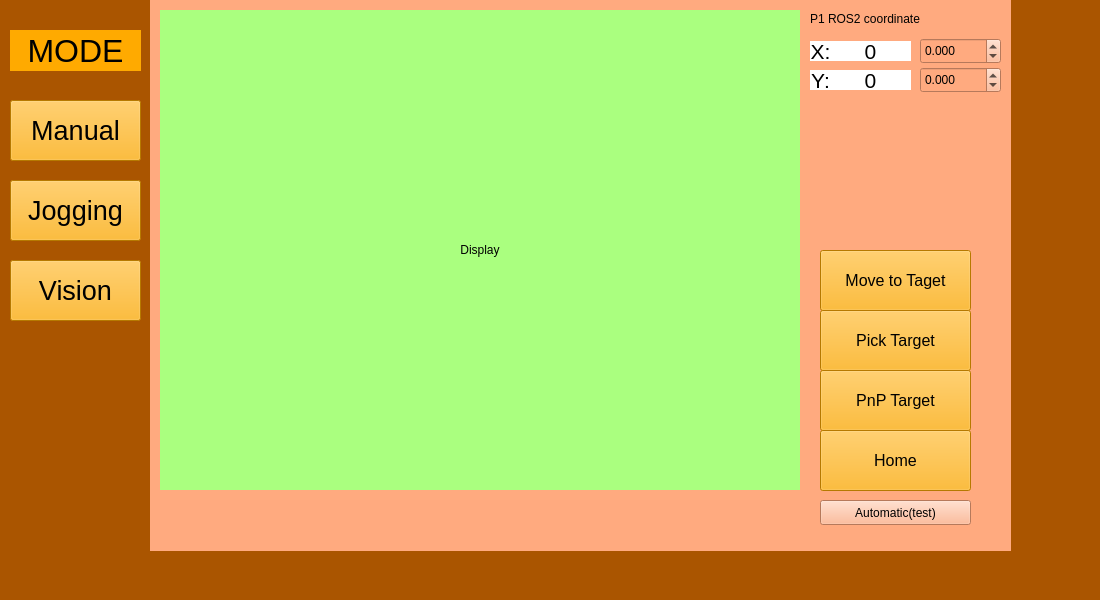
<?xml version="1.0" encoding="UTF-8"?>
<ui version="4.0">
 <class>MainWindow</class>
 <widget class="QMainWindow" name="MainWindow">
  <property name="geometry">
   <rect>
    <x>0</x>
    <y>0</y>
    <width>1100</width>
    <height>600</height>
   </rect>
  </property>
  <property name="windowTitle">
   <string>MainWindow</string>
  </property>
  <property name="styleSheet">
   <string notr="true">background-color: rgb(170, 85, 0);</string>
  </property>
  <widget class="QWidget" name="centralwidget">
   <widget class="QStackedWidget" name="stackedWidget">
    <property name="geometry">
     <rect>
      <x>150</x>
      <y>0</y>
      <width>861</width>
      <height>551</height>
     </rect>
    </property>
    <property name="styleSheet">
     <string notr="true">background-color: rgb(255, 170, 127);</string>
    </property>
    <property name="currentIndex">
     <number>1</number>
    </property>
    <widget class="QWidget" name="manpage">
     <widget class="QSlider" name="horizontalSlider_2">
      <property name="geometry">
       <rect>
        <x>70</x>
        <y>240</y>
        <width>271</width>
        <height>31</height>
       </rect>
      </property>
      <property name="cursor">
       <cursorShape>PointingHandCursor</cursorShape>
      </property>
      <property name="mouseTracking">
       <bool>false</bool>
      </property>
      <property name="tabletTracking">
       <bool>false</bool>
      </property>
      <property name="styleSheet">
       <string notr="true">background-color: rgb(255, 170, 0);</string>
      </property>
      <property name="maximum">
       <number>150</number>
      </property>
      <property name="orientation">
       <enum>Qt::Horizontal</enum>
      </property>
     </widget>
     <widget class="QPushButton" name="home_bottom">
      <property name="geometry">
       <rect>
        <x>460</x>
        <y>170</y>
        <width>111</width>
        <height>61</height>
       </rect>
      </property>
      <property name="font">
       <font>
        <pointsize>12</pointsize>
       </font>
      </property>
      <property name="styleSheet">
       <string notr="true">background-color: rgb(255, 170, 0);</string>
      </property>
      <property name="text">
       <string>Home</string>
      </property>
     </widget>
     <widget class="QLabel" name="Z_core">
      <property name="geometry">
       <rect>
        <x>160</x>
        <y>300</y>
        <width>101</width>
        <height>41</height>
       </rect>
      </property>
      <property name="font">
       <font>
        <pointsize>24</pointsize>
       </font>
      </property>
      <property name="styleSheet">
       <string notr="true">background-color: rgb(255, 170, 0);</string>
      </property>
      <property name="text">
       <string>0</string>
      </property>
      <property name="alignment">
       <set>Qt::AlignCenter</set>
      </property>
     </widget>
     <widget class="QSlider" name="horizontalSlider_3">
      <property name="geometry">
       <rect>
        <x>70</x>
        <y>350</y>
        <width>271</width>
        <height>31</height>
       </rect>
      </property>
      <property name="cursor">
       <cursorShape>PointingHandCursor</cursorShape>
      </property>
      <property name="mouseTracking">
       <bool>false</bool>
      </property>
      <property name="tabletTracking">
       <bool>false</bool>
      </property>
      <property name="styleSheet">
       <string notr="true">background-color: rgb(255, 170, 0);</string>
      </property>
      <property name="maximum">
       <number>120</number>
      </property>
      <property name="orientation">
       <enum>Qt::Horizontal</enum>
      </property>
     </widget>
     <widget class="QPushButton" name="start_bottom">
      <property name="geometry">
       <rect>
        <x>460</x>
        <y>240</y>
        <width>111</width>
        <height>61</height>
       </rect>
      </property>
      <property name="font">
       <font>
        <pointsize>12</pointsize>
       </font>
      </property>
      <property name="styleSheet">
       <string notr="true">background-color: rgb(255, 170, 0);</string>
      </property>
      <property name="text">
       <string>Start</string>
      </property>
     </widget>
     <widget class="QLabel" name="label">
      <property name="geometry">
       <rect>
        <x>80</x>
        <y>300</y>
        <width>41</width>
        <height>41</height>
       </rect>
      </property>
      <property name="font">
       <font>
        <pointsize>14</pointsize>
       </font>
      </property>
      <property name="layoutDirection">
       <enum>Qt::LeftToRight</enum>
      </property>
      <property name="styleSheet">
       <string notr="true">background-color: rgb(255, 170, 0);</string>
      </property>
      <property name="text">
       <string>Z -</string>
      </property>
      <property name="alignment">
       <set>Qt::AlignCenter</set>
      </property>
     </widget>
     <widget class="QLabel" name="label_4">
      <property name="geometry">
       <rect>
        <x>300</x>
        <y>190</y>
        <width>41</width>
        <height>41</height>
       </rect>
      </property>
      <property name="font">
       <font>
        <pointsize>14</pointsize>
       </font>
      </property>
      <property name="layoutDirection">
       <enum>Qt::LeftToRight</enum>
      </property>
      <property name="styleSheet">
       <string notr="true">background-color: rgb(255, 170, 0);</string>
      </property>
      <property name="text">
       <string>Y +</string>
      </property>
      <property name="alignment">
       <set>Qt::AlignCenter</set>
      </property>
     </widget>
     <widget class="QLabel" name="label_5">
      <property name="geometry">
       <rect>
        <x>300</x>
        <y>300</y>
        <width>41</width>
        <height>41</height>
       </rect>
      </property>
      <property name="font">
       <font>
        <pointsize>14</pointsize>
       </font>
      </property>
      <property name="layoutDirection">
       <enum>Qt::LeftToRight</enum>
      </property>
      <property name="styleSheet">
       <string notr="true">background-color: rgb(255, 170, 0);</string>
      </property>
      <property name="text">
       <string>Z +</string>
      </property>
      <property name="alignment">
       <set>Qt::AlignCenter</set>
      </property>
     </widget>
     <widget class="QLabel" name="X_core">
      <property name="geometry">
       <rect>
        <x>160</x>
        <y>80</y>
        <width>101</width>
        <height>41</height>
       </rect>
      </property>
      <property name="font">
       <font>
        <pointsize>24</pointsize>
       </font>
      </property>
      <property name="styleSheet">
       <string notr="true">background-color: rgb(255, 170, 0);</string>
      </property>
      <property name="text">
       <string>0</string>
      </property>
      <property name="alignment">
       <set>Qt::AlignCenter</set>
      </property>
     </widget>
     <widget class="QLabel" name="label_3">
      <property name="geometry">
       <rect>
        <x>80</x>
        <y>80</y>
        <width>41</width>
        <height>41</height>
       </rect>
      </property>
      <property name="font">
       <font>
        <pointsize>14</pointsize>
       </font>
      </property>
      <property name="layoutDirection">
       <enum>Qt::LeftToRight</enum>
      </property>
      <property name="styleSheet">
       <string notr="true">background-color: rgb(255, 170, 0);</string>
      </property>
      <property name="text">
       <string>X -</string>
      </property>
      <property name="alignment">
       <set>Qt::AlignCenter</set>
      </property>
     </widget>
     <widget class="QLabel" name="Y_core">
      <property name="geometry">
       <rect>
        <x>160</x>
        <y>190</y>
        <width>101</width>
        <height>41</height>
       </rect>
      </property>
      <property name="font">
       <font>
        <pointsize>24</pointsize>
       </font>
      </property>
      <property name="styleSheet">
       <string notr="true">background-color: rgb(255, 170, 0);</string>
      </property>
      <property name="text">
       <string>0</string>
      </property>
      <property name="alignment">
       <set>Qt::AlignCenter</set>
      </property>
     </widget>
     <widget class="QLabel" name="label_2">
      <property name="geometry">
       <rect>
        <x>80</x>
        <y>190</y>
        <width>41</width>
        <height>41</height>
       </rect>
      </property>
      <property name="font">
       <font>
        <pointsize>14</pointsize>
       </font>
      </property>
      <property name="layoutDirection">
       <enum>Qt::LeftToRight</enum>
      </property>
      <property name="styleSheet">
       <string notr="true">background-color: rgb(255, 170, 0);</string>
      </property>
      <property name="text">
       <string>Y -</string>
      </property>
      <property name="alignment">
       <set>Qt::AlignCenter</set>
      </property>
     </widget>
     <widget class="QSlider" name="horizontalSlider_1">
      <property name="geometry">
       <rect>
        <x>70</x>
        <y>140</y>
        <width>271</width>
        <height>31</height>
       </rect>
      </property>
      <property name="cursor">
       <cursorShape>PointingHandCursor</cursorShape>
      </property>
      <property name="mouseTracking">
       <bool>false</bool>
      </property>
      <property name="tabletTracking">
       <bool>false</bool>
      </property>
      <property name="focusPolicy">
       <enum>Qt::WheelFocus</enum>
      </property>
      <property name="autoFillBackground">
       <bool>false</bool>
      </property>
      <property name="styleSheet">
       <string notr="true">background-color: rgb(255, 170, 0);</string>
      </property>
      <property name="maximum">
       <number>240</number>
      </property>
      <property name="orientation">
       <enum>Qt::Horizontal</enum>
      </property>
     </widget>
     <widget class="QLabel" name="label_6">
      <property name="geometry">
       <rect>
        <x>300</x>
        <y>80</y>
        <width>41</width>
        <height>41</height>
       </rect>
      </property>
      <property name="font">
       <font>
        <pointsize>14</pointsize>
       </font>
      </property>
      <property name="layoutDirection">
       <enum>Qt::LeftToRight</enum>
      </property>
      <property name="styleSheet">
       <string notr="true">background-color: rgb(255, 170, 0);</string>
      </property>
      <property name="text">
       <string>X +</string>
      </property>
      <property name="alignment">
       <set>Qt::AlignCenter</set>
      </property>
     </widget>
     <widget class="QLabel" name="label_7">
      <property name="geometry">
       <rect>
        <x>40</x>
        <y>30</y>
        <width>311</width>
        <height>41</height>
       </rect>
      </property>
      <property name="font">
       <font>
        <pointsize>24</pointsize>
       </font>
      </property>
      <property name="styleSheet">
       <string notr="true">background-color: rgb(255, 170, 0);</string>
      </property>
      <property name="text">
       <string>Joint Positions (mm)</string>
      </property>
      <property name="alignment">
       <set>Qt::AlignCenter</set>
      </property>
     </widget>
     <widget class="QPushButton" name="Initial_bottom">
      <property name="geometry">
       <rect>
        <x>460</x>
        <y>100</y>
        <width>111</width>
        <height>61</height>
       </rect>
      </property>
      <property name="font">
       <font>
        <pointsize>12</pointsize>
       </font>
      </property>
      <property name="styleSheet">
       <string notr="true">background-color: rgb(255, 170, 0);</string>
      </property>
      <property name="text">
       <string>Initial</string>
      </property>
     </widget>
     <widget class="QLabel" name="label_28">
      <property name="geometry">
       <rect>
        <x>390</x>
        <y>40</y>
        <width>251</width>
        <height>41</height>
       </rect>
      </property>
      <property name="font">
       <font>
        <pointsize>24</pointsize>
       </font>
      </property>
      <property name="styleSheet">
       <string notr="true">background-color: rgb(255, 170, 0);</string>
      </property>
      <property name="text">
       <string>Manual Mode</string>
      </property>
      <property name="alignment">
       <set>Qt::AlignCenter</set>
      </property>
     </widget>
    </widget>
    <widget class="QWidget" name="visionpage">
     <widget class="QLabel" name="Display">
      <property name="geometry">
       <rect>
        <x>10</x>
        <y>10</y>
        <width>640</width>
        <height>480</height>
       </rect>
      </property>
      <property name="styleSheet">
       <string notr="true">background-color: rgb(170, 255, 127);</string>
      </property>
      <property name="text">
       <string>Display</string>
      </property>
      <property name="alignment">
       <set>Qt::AlignCenter</set>
      </property>
     </widget>
     <widget class="QPushButton" name="home_bt">
      <property name="geometry">
       <rect>
        <x>670</x>
        <y>430</y>
        <width>151</width>
        <height>61</height>
       </rect>
      </property>
      <property name="font">
       <font>
        <pointsize>12</pointsize>
       </font>
      </property>
      <property name="styleSheet">
       <string notr="true">background-color: rgb(255, 170, 0);</string>
      </property>
      <property name="text">
       <string>Home</string>
      </property>
     </widget>
     <widget class="QPushButton" name="Gopoint">
      <property name="geometry">
       <rect>
        <x>670</x>
        <y>250</y>
        <width>151</width>
        <height>61</height>
       </rect>
      </property>
      <property name="font">
       <font>
        <pointsize>12</pointsize>
       </font>
      </property>
      <property name="styleSheet">
       <string notr="true">background-color: rgb(255, 170, 0);</string>
      </property>
      <property name="text">
       <string>Move to Taget</string>
      </property>
     </widget>
     <widget class="QPushButton" name="pnp_bt">
      <property name="geometry">
       <rect>
        <x>670</x>
        <y>370</y>
        <width>151</width>
        <height>61</height>
       </rect>
      </property>
      <property name="font">
       <font>
        <pointsize>12</pointsize>
       </font>
      </property>
      <property name="styleSheet">
       <string notr="true">background-color: rgb(255, 170, 0);</string>
      </property>
      <property name="text">
       <string>PnP Target</string>
      </property>
     </widget>
     <widget class="QLabel" name="label_18">
      <property name="geometry">
       <rect>
        <x>660</x>
        <y>70</y>
        <width>21</width>
        <height>20</height>
       </rect>
      </property>
      <property name="font">
       <font>
        <pointsize>16</pointsize>
       </font>
      </property>
      <property name="styleSheet">
       <string notr="true">background-color: rgb(255, 255, 255);</string>
      </property>
      <property name="text">
       <string>Y:</string>
      </property>
      <property name="alignment">
       <set>Qt::AlignCenter</set>
      </property>
     </widget>
     <widget class="QLabel" name="label_15">
      <property name="geometry">
       <rect>
        <x>660</x>
        <y>10</y>
        <width>141</width>
        <height>17</height>
       </rect>
      </property>
      <property name="text">
       <string>P1 ROS2 coordinate</string>
      </property>
     </widget>
     <widget class="QLabel" name="Vision_X">
      <property name="geometry">
       <rect>
        <x>680</x>
        <y>41</y>
        <width>81</width>
        <height>20</height>
       </rect>
      </property>
      <property name="font">
       <font>
        <pointsize>16</pointsize>
       </font>
      </property>
      <property name="styleSheet">
       <string notr="true">background-color: rgb(255, 255, 255);</string>
      </property>
      <property name="text">
       <string>0</string>
      </property>
      <property name="alignment">
       <set>Qt::AlignCenter</set>
      </property>
     </widget>
     <widget class="QLabel" name="Vision_Y">
      <property name="geometry">
       <rect>
        <x>680</x>
        <y>70</y>
        <width>81</width>
        <height>20</height>
       </rect>
      </property>
      <property name="font">
       <font>
        <pointsize>16</pointsize>
       </font>
      </property>
      <property name="styleSheet">
       <string notr="true">background-color: rgb(255, 255, 255);</string>
      </property>
      <property name="text">
       <string>0</string>
      </property>
      <property name="alignment">
       <set>Qt::AlignCenter</set>
      </property>
     </widget>
     <widget class="QLabel" name="label_16">
      <property name="geometry">
       <rect>
        <x>660</x>
        <y>41</y>
        <width>21</width>
        <height>20</height>
       </rect>
      </property>
      <property name="font">
       <font>
        <pointsize>16</pointsize>
       </font>
      </property>
      <property name="styleSheet">
       <string notr="true">background-color: rgb(255, 255, 255);</string>
      </property>
      <property name="text">
       <string>X:</string>
      </property>
      <property name="alignment">
       <set>Qt::AlignCenter</set>
      </property>
     </widget>
     <widget class="QPushButton" name="pick_target_bt">
      <property name="geometry">
       <rect>
        <x>670</x>
        <y>310</y>
        <width>151</width>
        <height>61</height>
       </rect>
      </property>
      <property name="font">
       <font>
        <pointsize>12</pointsize>
       </font>
      </property>
      <property name="styleSheet">
       <string notr="true">background-color: rgb(255, 170, 0);</string>
      </property>
      <property name="text">
       <string>Pick Target</string>
      </property>
     </widget>
     <widget class="QDoubleSpinBox" name="x_offset_spin">
      <property name="geometry">
       <rect>
        <x>770</x>
        <y>38</y>
        <width>81</width>
        <height>26</height>
       </rect>
      </property>
      <property name="decimals">
       <number>3</number>
      </property>
      <property name="minimum">
       <double>-99.989999999999995</double>
      </property>
      <property name="singleStep">
       <double>0.010000000000000</double>
      </property>
     </widget>
     <widget class="QDoubleSpinBox" name="y_offset_spin">
      <property name="geometry">
       <rect>
        <x>770</x>
        <y>67</y>
        <width>81</width>
        <height>26</height>
       </rect>
      </property>
      <property name="decimals">
       <number>3</number>
      </property>
      <property name="minimum">
       <double>-99.989999999999995</double>
      </property>
      <property name="singleStep">
       <double>0.010000000000000</double>
      </property>
      <property name="stepType">
       <enum>QAbstractSpinBox::DefaultStepType</enum>
      </property>
      <property name="value">
       <double>0.000000000000000</double>
      </property>
     </widget>
     <widget class="QPushButton" name="auto_bt">
      <property name="geometry">
       <rect>
        <x>670</x>
        <y>500</y>
        <width>151</width>
        <height>25</height>
       </rect>
      </property>
      <property name="text">
       <string>Automatic(test)</string>
      </property>
     </widget>
    </widget>
    <widget class="QWidget" name="jogpage">
     <widget class="QPushButton" name="jogxu">
      <property name="geometry">
       <rect>
        <x>526</x>
        <y>90</y>
        <width>91</width>
        <height>51</height>
       </rect>
      </property>
      <property name="styleSheet">
       <string notr="true">background-color: rgb(170, 255, 127);</string>
      </property>
      <property name="text">
       <string>Up</string>
      </property>
      <property name="icon">
       <iconset theme="Arrow">
        <normaloff>.</normaloff>.</iconset>
      </property>
     </widget>
     <widget class="QPushButton" name="jogyd">
      <property name="geometry">
       <rect>
        <x>260</x>
        <y>200</y>
        <width>91</width>
        <height>51</height>
       </rect>
      </property>
      <property name="styleSheet">
       <string notr="true">background-color: rgb(255, 85, 0);</string>
      </property>
      <property name="text">
       <string>Down</string>
      </property>
     </widget>
     <widget class="QPushButton" name="jogxd">
      <property name="geometry">
       <rect>
        <x>260</x>
        <y>90</y>
        <width>91</width>
        <height>51</height>
       </rect>
      </property>
      <property name="styleSheet">
       <string notr="true">background-color: rgb(255, 85, 0);</string>
      </property>
      <property name="text">
       <string>Down</string>
      </property>
     </widget>
     <widget class="QPushButton" name="jogyu">
      <property name="geometry">
       <rect>
        <x>526</x>
        <y>200</y>
        <width>91</width>
        <height>51</height>
       </rect>
      </property>
      <property name="styleSheet">
       <string notr="true">background-color: rgb(170, 255, 127);</string>
      </property>
      <property name="text">
       <string>Up</string>
      </property>
     </widget>
     <widget class="QPushButton" name="jogzd">
      <property name="geometry">
       <rect>
        <x>260</x>
        <y>310</y>
        <width>91</width>
        <height>51</height>
       </rect>
      </property>
      <property name="styleSheet">
       <string notr="true">background-color: rgb(255, 85, 0);</string>
      </property>
      <property name="text">
       <string>Down</string>
      </property>
     </widget>
     <widget class="QPushButton" name="jogzu">
      <property name="geometry">
       <rect>
        <x>526</x>
        <y>310</y>
        <width>91</width>
        <height>51</height>
       </rect>
      </property>
      <property name="styleSheet">
       <string notr="true">background-color: rgb(170, 255, 127);</string>
      </property>
      <property name="text">
       <string>Up</string>
      </property>
     </widget>
     <widget class="QLabel" name="label_9">
      <property name="geometry">
       <rect>
        <x>286</x>
        <y>260</y>
        <width>41</width>
        <height>41</height>
       </rect>
      </property>
      <property name="font">
       <font>
        <pointsize>14</pointsize>
       </font>
      </property>
      <property name="layoutDirection">
       <enum>Qt::LeftToRight</enum>
      </property>
      <property name="styleSheet">
       <string notr="true">background-color: rgb(255, 170, 0);</string>
      </property>
      <property name="text">
       <string>Z -</string>
      </property>
      <property name="alignment">
       <set>Qt::AlignCenter</set>
      </property>
     </widget>
     <widget class="QLabel" name="label_10">
      <property name="geometry">
       <rect>
        <x>286</x>
        <y>40</y>
        <width>41</width>
        <height>41</height>
       </rect>
      </property>
      <property name="font">
       <font>
        <pointsize>14</pointsize>
       </font>
      </property>
      <property name="layoutDirection">
       <enum>Qt::LeftToRight</enum>
      </property>
      <property name="styleSheet">
       <string notr="true">background-color: rgb(255, 170, 0);</string>
      </property>
      <property name="text">
       <string>X -</string>
      </property>
      <property name="alignment">
       <set>Qt::AlignCenter</set>
      </property>
     </widget>
     <widget class="QLabel" name="label_11">
      <property name="geometry">
       <rect>
        <x>556</x>
        <y>260</y>
        <width>41</width>
        <height>41</height>
       </rect>
      </property>
      <property name="font">
       <font>
        <pointsize>14</pointsize>
       </font>
      </property>
      <property name="layoutDirection">
       <enum>Qt::LeftToRight</enum>
      </property>
      <property name="styleSheet">
       <string notr="true">background-color: rgb(255, 170, 0);</string>
      </property>
      <property name="text">
       <string>Z +</string>
      </property>
      <property name="alignment">
       <set>Qt::AlignCenter</set>
      </property>
     </widget>
     <widget class="QLabel" name="label_12">
      <property name="geometry">
       <rect>
        <x>556</x>
        <y>150</y>
        <width>41</width>
        <height>41</height>
       </rect>
      </property>
      <property name="font">
       <font>
        <pointsize>14</pointsize>
       </font>
      </property>
      <property name="layoutDirection">
       <enum>Qt::LeftToRight</enum>
      </property>
      <property name="styleSheet">
       <string notr="true">background-color: rgb(255, 170, 0);</string>
      </property>
      <property name="text">
       <string>Y +</string>
      </property>
      <property name="alignment">
       <set>Qt::AlignCenter</set>
      </property>
     </widget>
     <widget class="QLabel" name="label_13">
      <property name="geometry">
       <rect>
        <x>286</x>
        <y>150</y>
        <width>41</width>
        <height>41</height>
       </rect>
      </property>
      <property name="font">
       <font>
        <pointsize>14</pointsize>
       </font>
      </property>
      <property name="layoutDirection">
       <enum>Qt::LeftToRight</enum>
      </property>
      <property name="styleSheet">
       <string notr="true">background-color: rgb(255, 170, 0);</string>
      </property>
      <property name="text">
       <string>Y -</string>
      </property>
      <property name="alignment">
       <set>Qt::AlignCenter</set>
      </property>
     </widget>
     <widget class="QLabel" name="label_14">
      <property name="geometry">
       <rect>
        <x>556</x>
        <y>40</y>
        <width>41</width>
        <height>41</height>
       </rect>
      </property>
      <property name="font">
       <font>
        <pointsize>14</pointsize>
       </font>
      </property>
      <property name="layoutDirection">
       <enum>Qt::LeftToRight</enum>
      </property>
      <property name="styleSheet">
       <string notr="true">background-color: rgb(255, 170, 0);</string>
      </property>
      <property name="text">
       <string>X +</string>
      </property>
      <property name="alignment">
       <set>Qt::AlignCenter</set>
      </property>
     </widget>
     <widget class="QLabel" name="Z_core_j">
      <property name="geometry">
       <rect>
        <x>386</x>
        <y>310</y>
        <width>101</width>
        <height>51</height>
       </rect>
      </property>
      <property name="font">
       <font>
        <pointsize>24</pointsize>
       </font>
      </property>
      <property name="styleSheet">
       <string notr="true">background-color: rgb(255, 170, 0);</string>
      </property>
      <property name="text">
       <string>0</string>
      </property>
      <property name="alignment">
       <set>Qt::AlignCenter</set>
      </property>
     </widget>
     <widget class="QLabel" name="X_core_j">
      <property name="geometry">
       <rect>
        <x>386</x>
        <y>90</y>
        <width>101</width>
        <height>51</height>
       </rect>
      </property>
      <property name="font">
       <font>
        <pointsize>24</pointsize>
       </font>
      </property>
      <property name="styleSheet">
       <string notr="true">background-color: rgb(255, 170, 0);</string>
      </property>
      <property name="text">
       <string>0</string>
      </property>
      <property name="alignment">
       <set>Qt::AlignCenter</set>
      </property>
     </widget>
     <widget class="QLabel" name="Y_core_j">
      <property name="geometry">
       <rect>
        <x>386</x>
        <y>200</y>
        <width>101</width>
        <height>51</height>
       </rect>
      </property>
      <property name="font">
       <font>
        <pointsize>24</pointsize>
       </font>
      </property>
      <property name="styleSheet">
       <string notr="true">background-color: rgb(255, 170, 0);</string>
      </property>
      <property name="text">
       <string>0</string>
      </property>
      <property name="alignment">
       <set>Qt::AlignCenter</set>
      </property>
     </widget>
     <widget class="QLabel" name="X_core_j_2">
      <property name="geometry">
       <rect>
        <x>350</x>
        <y>30</y>
        <width>171</width>
        <height>51</height>
       </rect>
      </property>
      <property name="font">
       <font>
        <pointsize>24</pointsize>
       </font>
      </property>
      <property name="styleSheet">
       <string notr="true">background-color: rgb(255, 170, 0);</string>
      </property>
      <property name="text">
       <string>Millimeters</string>
      </property>
      <property name="alignment">
       <set>Qt::AlignCenter</set>
      </property>
     </widget>
     <widget class="QLineEdit" name="lineEdit">
      <property name="geometry">
       <rect>
        <x>30</x>
        <y>190</y>
        <width>161</width>
        <height>51</height>
       </rect>
      </property>
      <property name="font">
       <font>
        <pointsize>18</pointsize>
       </font>
      </property>
      <property name="text">
       <string>0</string>
      </property>
      <property name="cursorPosition">
       <number>1</number>
      </property>
      <property name="alignment">
       <set>Qt::AlignCenter</set>
      </property>
     </widget>
     <widget class="QLabel" name="X_core_j_3">
      <property name="geometry">
       <rect>
        <x>40</x>
        <y>130</y>
        <width>151</width>
        <height>51</height>
       </rect>
      </property>
      <property name="font">
       <font>
        <pointsize>14</pointsize>
       </font>
      </property>
      <property name="styleSheet">
       <string notr="true">background-color: rgb(255, 170, 0);</string>
      </property>
      <property name="text">
       <string>Setting (mm)</string>
      </property>
      <property name="alignment">
       <set>Qt::AlignCenter</set>
      </property>
     </widget>
     <widget class="QPushButton" name="selectbot">
      <property name="geometry">
       <rect>
        <x>20</x>
        <y>260</y>
        <width>81</width>
        <height>51</height>
       </rect>
      </property>
      <property name="styleSheet">
       <string notr="true">background-color: rgb(255, 85, 0);</string>
      </property>
      <property name="text">
       <string>Select</string>
      </property>
     </widget>
     <widget class="QPushButton" name="Restsetbot">
      <property name="geometry">
       <rect>
        <x>130</x>
        <y>260</y>
        <width>81</width>
        <height>51</height>
       </rect>
      </property>
      <property name="styleSheet">
       <string notr="true">background-color: rgb(170, 255, 127);</string>
      </property>
      <property name="text">
       <string>Reset</string>
      </property>
     </widget>
    </widget>
   </widget>
   <widget class="QPushButton" name="mannualMode">
    <property name="geometry">
     <rect>
      <x>10</x>
      <y>100</y>
      <width>131</width>
      <height>61</height>
     </rect>
    </property>
    <property name="font">
     <font>
      <pointsize>20</pointsize>
     </font>
    </property>
    <property name="styleSheet">
     <string notr="true">background-color: rgb(255, 170, 0);</string>
    </property>
    <property name="text">
     <string>Manual</string>
    </property>
   </widget>
   <widget class="QLabel" name="label_8">
    <property name="geometry">
     <rect>
      <x>10</x>
      <y>30</y>
      <width>131</width>
      <height>41</height>
     </rect>
    </property>
    <property name="font">
     <font>
      <pointsize>24</pointsize>
     </font>
    </property>
    <property name="styleSheet">
     <string notr="true">background-color: rgb(255, 170, 0);</string>
    </property>
    <property name="text">
     <string>MODE</string>
    </property>
    <property name="alignment">
     <set>Qt::AlignCenter</set>
    </property>
   </widget>
   <widget class="QPushButton" name="jogMode">
    <property name="geometry">
     <rect>
      <x>10</x>
      <y>180</y>
      <width>131</width>
      <height>61</height>
     </rect>
    </property>
    <property name="font">
     <font>
      <pointsize>20</pointsize>
     </font>
    </property>
    <property name="styleSheet">
     <string notr="true">background-color: rgb(255, 170, 0);</string>
    </property>
    <property name="text">
     <string>Jogging</string>
    </property>
   </widget>
   <widget class="QPushButton" name="VSMode">
    <property name="geometry">
     <rect>
      <x>10</x>
      <y>260</y>
      <width>131</width>
      <height>61</height>
     </rect>
    </property>
    <property name="font">
     <font>
      <pointsize>20</pointsize>
     </font>
    </property>
    <property name="styleSheet">
     <string notr="true">background-color: rgb(255, 170, 0);</string>
    </property>
    <property name="text">
     <string>Vision</string>
    </property>
   </widget>
  </widget>
  <widget class="QMenuBar" name="menubar">
   <property name="geometry">
    <rect>
     <x>0</x>
     <y>0</y>
     <width>1100</width>
     <height>22</height>
    </rect>
   </property>
  </widget>
  <widget class="QStatusBar" name="statusbar"/>
 </widget>
 <resources/>
 <connections>
  <connection>
   <sender>horizontalSlider_3</sender>
   <signal>valueChanged(int)</signal>
   <receiver>Z_core</receiver>
   <slot>setNum(int)</slot>
   <hints>
    <hint type="sourcelabel">
     <x>354</x>
     <y>394</y>
    </hint>
    <hint type="destinationlabel">
     <x>373</x>
     <y>337</y>
    </hint>
   </hints>
  </connection>
  <connection>
   <sender>horizontalSlider_2</sender>
   <signal>valueChanged(int)</signal>
   <receiver>Y_core</receiver>
   <slot>setNum(int)</slot>
   <hints>
    <hint type="sourcelabel">
     <x>385</x>
     <y>294</y>
    </hint>
    <hint type="destinationlabel">
     <x>379</x>
     <y>252</y>
    </hint>
   </hints>
  </connection>
  <connection>
   <sender>horizontalSlider_1</sender>
   <signal>valueChanged(int)</signal>
   <receiver>X_core</receiver>
   <slot>setNum(int)</slot>
   <hints>
    <hint type="sourcelabel">
     <x>368</x>
     <y>178</y>
    </hint>
    <hint type="destinationlabel">
     <x>361</x>
     <y>139</y>
    </hint>
   </hints>
  </connection>
 </connections>
</ui>
